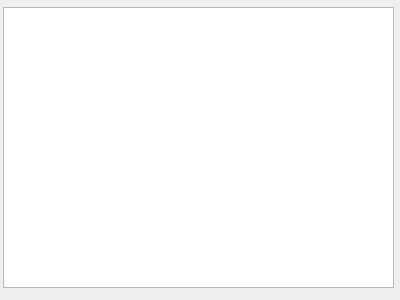
<?xml version="1.0" encoding="UTF-8"?>
<ui version="4.0">
 <class>dialog_log</class>
 <widget class="QDialog" name="dialog_log">
  <property name="geometry">
   <rect>
    <x>0</x>
    <y>0</y>
    <width>400</width>
    <height>300</height>
   </rect>
  </property>
  <property name="windowTitle">
   <string>Cubing Log</string>
  </property>
  <widget class="QPlainTextEdit" name="plain_text_edit_log">
   <property name="geometry">
    <rect>
     <x>3</x>
     <y>7</y>
     <width>391</width>
     <height>281</height>
    </rect>
   </property>
  </widget>
 </widget>
 <resources/>
 <connections/>
</ui>
